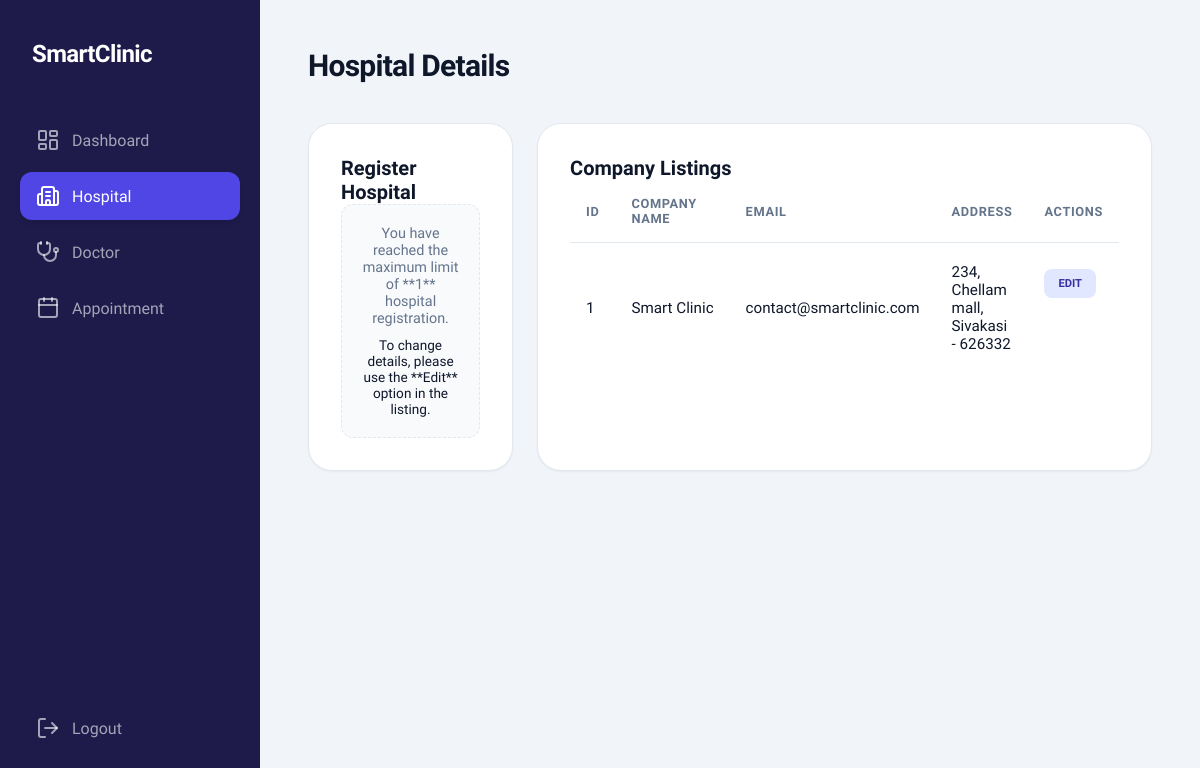
The app's page /company.php (signed in) with its own data.
### tables this page shows
CREATE TABLE `sc_company` (
  `id` int(11) NOT NULL AUTO_INCREMENT,
  `company_id` mediumtext DEFAULT NULL,
  `company_name` mediumtext DEFAULT NULL,
  `company_email` mediumtext DEFAULT NULL,
  `company_address` mediumtext DEFAULT NULL,
  `deleted` int(11) NOT NULL DEFAULT 0,
  `created_date_time` mediumtext DEFAULT NULL,
  `updated_date_time` mediumtext DEFAULT NULL,
  PRIMARY KEY (`id`)
);

### main/basic_functions.php (called while the page is built, shortened)
<?php
    class Basic_Functions extends Database {
        public $con;
        public function __construct() {
            $this->con = $this->connect();
        }
        public function getTableRecords($table, $field = '', $value = '', $orderby = 'id DESC') {
            $con = $this->con;
            $sql = "SELECT * FROM $table WHERE deleted = ?";
            $params = [0];
            $sql .= " ORDER BY $orderby";
            $stmt = $con->prepare($sql);
            $stmt->execute($params);
            return $stmt->fetchAll();
        }
    }
?>

### company.php (the view, shortened to what this page needs)
<?php
    include_once("common_file.php");
    $edit_id = $_GET['company_id'] ?? '';
    $company_name = "";
    $company_email = "";
    $company_address = "";
?>
<!DOCTYPE html>
<html lang="en">
<head>
    <link rel="stylesheet" href="assets/css/style.css">
</head>
<body>
    <div class="dashboard-container">
        <?php include 'includes/sidebar.php'; ?>
        <main class="main-content">
            <header class="top-header">
                <div class="page-title">
                    <h1>Hospital Details</h1>
                </div>
            </header>
            <div class="grid-container" style="grid-template-columns: 1fr 2fr;">
                <div class="content-card">
                    <?php
                        $max_company = 1;
                        $companies_all = $bf->getTableRecords($GLOBALS['company_table']);
                        $company_count = count($companies_all);
                        $can_show_form = (empty($edit_id) && $company_count < $max_company) || !empty($edit_id);
                    ?>
                    <div class="content-card-header">
                        <h2><?php echo empty($edit_id) ? "Register Hospital" : "Update Hospital"; ?></h2>
                    </div>
                    <?php if ($can_show_form): ?>
                        <form name="company_form" id="company_form" onsubmit="event.preventDefault(); formSubmit('company_form', 'company_action.php', 'company.php', 'company');">
                            <input type="hidden" name="view_company_id" value="<?php echo $edit_id; ?>">
                            <div class="form-group">
                                <label for="comp-name">Hospital Name</label>
                                <input type="text" id="comp-name" name="company_name" class="form-input" placeholder="Main Clinic Branch" value="<?php echo $company_name; ?>" onkeypress="return allowLettersOnly(event)" required>
                                <span id="error-company_name" class="error-msg"></span>
                            </div>
                            <div class="form-group">
                                <label for="comp-address">Address</label>
                                <textarea id="comp-address" name="address" class="form-input" style="height: 100px; resize: none;" placeholder="123 Medical Plaza, New York, NY" required><?php echo $company_address; ?></textarea>
                                <span id="error-address" class="error-msg"></span>
                            </div>
                            <div class="form-group">
                                <label for="comp-email">Email Address</label>
                                <input type="email" id="comp-email" name="email" class="form-input" placeholder="contact@smartclinic.com" value="<?php echo $company_email; ?>" required>
                                <span id="error-email" class="error-msg"></span>
                            </div>
                            <div id="success-msg" class="success-msg hidden"></div>
                            <button type="submit" class="btn-primary"><?php echo empty($edit_id) ? "Save Details" : "Update Details"; ?></button>
                            <?php if (!empty($edit_id)): ?>
                                <a href="company.php" class="btn-secondary" style="text-decoration: none; display: inline-block; padding: 10px 20px; border-radius: 6px; background: #e2e8f0; color: #475569; margin-top: 10px; width: 100%; text-align: center;">Cancel</a>
                            <?php endif; ?>
                        </form>
                    <?php else: ?>
                        <div style="padding: 20px; text-align: center; background: #f8fafc; border-radius: 12px; border: 1px dashed var(--border-color);">
                            <p style="color: var(--text-muted); font-size: 0.9rem;">You have reached the maximum limit of **<?php echo $max_company; ?>** hospital registration.</p>
                            <p style="margin-top: 10px; font-size: 0.85rem;">To change details, please use the **Edit** option in the listing.</p>
                        </div>
                    <?php endif; ?>
                </div>
                <div class="content-card">
                    <div class="content-card-header">
                        <h2>Company Listings</h2>
                    </div>
                    <div class="table-container">
                        <table>
                            <thead>
                                <tr>
                                    <th>ID</th>
                                    <th>Company Name</th>
                                    <th>Email</th>
                                    <th>Address</th>
                                    <th>Actions</th>
                                </tr>
                            </thead>
                            <tbody>
                                <?php
                                    $companies = $bf->getTableRecords($GLOBALS['company_table']);
                                    if ($companies) {
                                        foreach ($companies as $comp) {
                                            echo "<tr>";
                                            echo "<td>" . $comp['id'] . "</td>";
                                            echo "<td>" . $comp['company_name'] . "</td>";
                                            echo "<td>" . $comp['company_email'] . "</td>";
                                            echo "<td>" . $comp['company_address'] . "</td>";
                                            echo "<td>
                                                    <a href='company.php?company_id=" . $comp['company_id'] . "' class='status-badge status-attended' style='border:none; cursor:pointer; text-decoration:none;'>Edit</a>
                                                  </td>";
                                            echo "</tr>";
                                        }
                                    } else {
                                        echo "<tr><td colspan='5' style='text-align:center;'>No records found</td></tr>";
                                    }
                                ?>
                            </tbody>
                        </table>
                    </div>
                </div>
            </div>
        </main>
    </div>
</body>
</html>

### assets/css/style.css (style rules this page uses)
:root { --primary-color: #4f46e5; --primary-hover: #4338ca; --secondary-color: #0ea5e9; --accent-color: #10b981; --bg-main: #f1f5f9; --bg-card: #ffffff; --text-main: #0f172a; --text-muted: #64748b; --border-color: #e2e8f0; --sidebar-bg: #1e1b4b; --sidebar-width: 260px; --transition: all 0.3s cubic-bezier(0.4, 0, 0.2, 1); --shadow-sm: 0 1px 2px 0 rgb(0 0 0 / 0.05); --shadow-md: 0 4px 6px -1px rgb(0 0 0 / 0.1), 0 2px 4px -2px rgb(0 0 0 / 0.1); --shadow-lg: 0 10px 15px -3px rgb(0 0 0 / 0.1), 0 4px 6px -4px rgb(0 0 0 / 0.1); }
* { margin: 0; padding: 0; box-sizing: border-box; font-family: 'Plus Jakarta Sans', sans-serif; }
body { background-color: var(--bg-main); color: var(--text-main); overflow-x: hidden; }
.dashboard-container { display: flex; min-height: 100vh; }
.main-content { flex: 1; margin-left: var(--sidebar-width); padding: 48px; }
.top-header { display: flex; justify-content: space-between; align-items: center; margin-bottom: 40px; }
.page-title h1 { font-size: 1.875rem; font-weight: 700; color: var(--text-main); letter-spacing: -0.025em; }
.grid-container { display: grid; grid-template-columns: repeat(auto-fill, minmax(300px, 1fr)); gap: 24px; margin-bottom: 40px; }
.content-card { background: white; border: 1px solid var(--border-color); padding: 32px; border-radius: 24px; margin-bottom: 30px; box-shadow: var(--shadow-sm); }
.content-card-header h2 { font-size: 1.25rem; font-weight: 700; color: var(--text-main); }
.table-container { width: 100%; overflow-x: auto; }
table { width: 100%; border-collapse: separate; border-spacing: 0; }
th { text-align: left; padding: 16px; color: var(--text-muted); font-weight: 600; font-size: 0.8rem; text-transform: uppercase; letter-spacing: 0.05em; border-bottom: 1px solid var(--border-color); }
td { padding: 20px 16px; border-bottom: 1px solid var(--border-color); color: var(--text-main); font-size: 0.95rem; vertical-align: middle; }
td:nth-child(2), td:nth-child(3) { white-space: nowrap; }
th:nth-child(1), td:nth-child(1) { width: 15%; }
th:nth-child(2), td:nth-child(2) { width: 20%; }
th:nth-child(3), td:nth-child(3) { width: 25%; }
th:nth-child(4), td:nth-child(4) { width: 15%; }
th:nth-child(5), td:nth-child(5) { width: 25%; }
tr:last-child td { border-bottom: none; }
td:last-child { display: flex; gap: 8px; flex-wrap: wrap; align-items: center; min-height: 80px; }
.status-badge { display: inline-flex; align-items: center; justify-content: center; padding: 8px 14px; border-radius: 8px; font-size: 0.7rem; font-weight: 700; text-transform: uppercase; white-space: nowrap; border: none; cursor: pointer; transition: var(--transition); }
.status-attended { background: #e0e7ff; color: #3730a3; }

### records on screen
sc_company: id "1", company_name "Smart Clinic", company_email "contact@smartclinic.com", company_address "234, Chellam mall, Sivakasi - 626332"

### other values on screen
$max_company "1"
